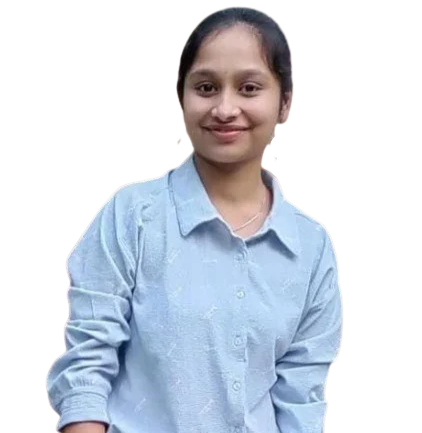
#> input picture profile.png, 422 x 433 px, found by its file name
$ python make_avatar.py
#> lines starting #> are read from the running program, lines starting #| are printed output that depends on the picture; after the words box and inside, x2 and y2 are one past the last pixel; in counts of white or black regions, pixels touching at a corner belong together
"""Generate face-focused circular avatars with a professional background.

The source photo has a solid WHITE background (no alpha), so we detect the
subject by finding non-white pixels, locate the head, crop tightly around the
face, replace white with a professional gradient, then apply a circular mask.
"""
from PIL import Image, ImageDraw

SRC = "public/profile.png"
im = Image.open(SRC).convert("RGB")
w, h = im.size
#> w = 422; h = 433
px = im.load()

def is_subject(r, g, b):
    # Non-white = part of the person. White background is ~>=245 on all channels.
    return not (r > 242 and g > 242 and b > 242)

# --- Per-row horizontal extent of the subject ---
row_extent = {}
min_y, max_y = h, 0
#> min_y = 433; max_y = 0
for y in range(h):
    rmin, rmax = None, None
    for x in range(w):
        r, g, b = px[x, y]
        if is_subject(r, g, b):
            if rmin is None:
                rmin = x
            rmax = x
    if rmin is not None and (rmax - rmin) > 5:
        row_extent[y] = (rmin, rmax)
        min_y = min(min_y, y)
        max_y = max(max_y, y)
#> after the loop, row_extent = 427 items

head_top = min_y
#> head_top = 6
subject_h = max_y - min_y
#> subject_h = 426

# Head band = top ~40% of the subject (head + neck). Use its width/centre.
band_bottom = head_top + int(subject_h * 0.40)
#> band_bottom = 176
lefts, rights = [], []
for y in range(head_top, min(band_bottom, h)):
    if y in row_extent:
        lefts.append(row_extent[y][0])
        rights.append(row_extent[y][1])
#> after the loop, lefts = 170 values, max 232 at index 0, min 162 at index 169, mean 184.9; rights = 170 values, max 293 at index 77, min 241 at index 0, mean 280.6
head_left, head_right = min(lefts), max(rights)
#> head_left = 162; head_right = 293
face_cx = (head_left + head_right) // 2
#> face_cx = 227
head_w = head_right - head_left
#> head_w = 131

# Full subject bounding box (head-to-waist, across all detected rows).
all_lefts = [row_extent[y][0] for y in row_extent]
#> all_lefts = 427 values, max 232 at index 0, min 46 at index 370, mean 116.9
all_rights = [row_extent[y][1] for y in row_extent]
#> all_rights = 427 values, max 342 at index 295, min 241 at index 0, mean 307.7
body_left, body_right = min(all_lefts), max(all_rights)
#> body_left = 46; body_right = 342
body_top, body_bottom = head_top, max_y
#> body_top = 6; body_bottom = 432
body_cx = (body_left + body_right) / 2.0
#> body_cx = 194
body_cy = (body_top + body_bottom) / 2.0
#> body_cy = 219
body_w = body_right - body_left
#> body_w = 296
body_h = body_bottom - body_top
#> body_h = 426

# Build a SQUARE crop that fully contains the subject with even padding, and
# is centred on the subject's midpoint. This guarantees the person sits in the
# exact middle of the square (and therefore the circle).
pad = 0.14  # breathing room around the subject
crop = int(max(body_w, body_h) * (1 + pad))
#> crop = 485

# Centre the crop on the subject midpoint. We allow the box to extend beyond the
# image edges; out-of-bounds areas are filled with the gradient in composite().
left = int(round(body_cx - crop / 2.0))
#> left = -48
top = int(round(body_cy - crop / 2.0))
#> top = -24
print(f"subject x[{body_left},{body_right}] y[{body_top},{body_bottom}] "
      f"center=({body_cx:.0f},{body_cy:.0f}) crop={crop} box=({left},{top})")
#| subject x[46,342] y[6,432] center=(194,219) crop=485 box=(-48,-24)


def build_background(size, top_rgb, bot_rgb):
#> called with size = 485, top_rgb = (237, 241, 249), bot_rgb = (212, 223, 240)
    bg = Image.new("RGB", (size, size))
#> bg: PIL image 485x485 RGB; every value is 0
    bd = bg.load()
    for y in range(size):
        t = y / max(size - 1, 1)
        row = tuple(int(top_rgb[i] + (bot_rgb[i] - top_rgb[i]) * t) for i in range(3))
        for x in range(size):
            bd[x, y] = row
#> this loop made 485 passes
#> (t, row) on passes 1 to 3: (0, (237, 241, 249)), (0.00207, (236, 240, 248)), (0.00413, (236, 240, 248))
    return bg


def composite(size, top_rgb, bot_rgb, transparent_outside):
    grad = build_background(crop, top_rgb, bot_rgb)
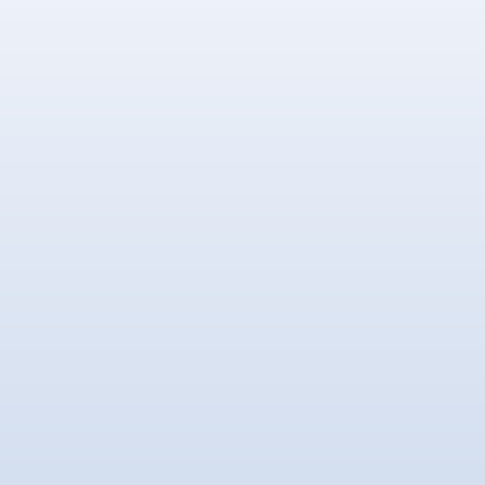
#> grad: PIL image 485x485 RGB; mean R, G, B 224, 231.5, 244
    out = grad.copy()
    op = out.load()
    for yy in range(crop):
        sy = top + yy
        if sy < 0 or sy >= h:
            continue
        for xx in range(crop):
            sx = left + xx
            if sx < 0 or sx >= w:
                continue
            r, g, b = px[sx, sy]
            if is_subject(r, g, b):
                op[xx, yy] = (r, g, b)
    out = out.resize((size, size), Image.LANCZOS).convert("RGBA")
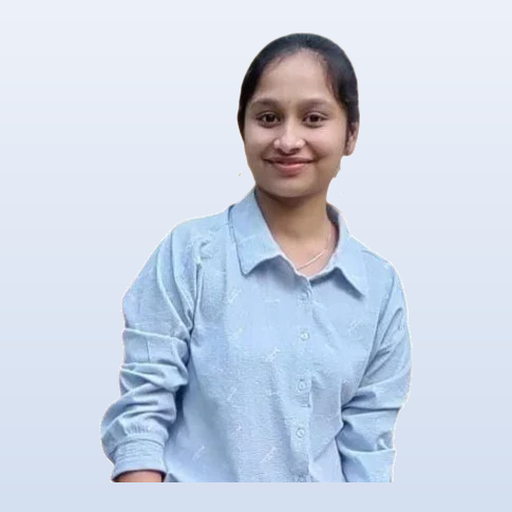
#> out: PIL image 512x512 RGBA; mean R, G, B, A 203.2, 212.5, 227.6, 255

    # Anti-aliased circular mask.
    ss = 4
    big = Image.new("L", (size * ss, size * ss), 0)
#> big: PIL image 2048x2048 L; every value is 0
    ImageDraw.Draw(big).ellipse((0, 0, size * ss, size * ss), fill=255)
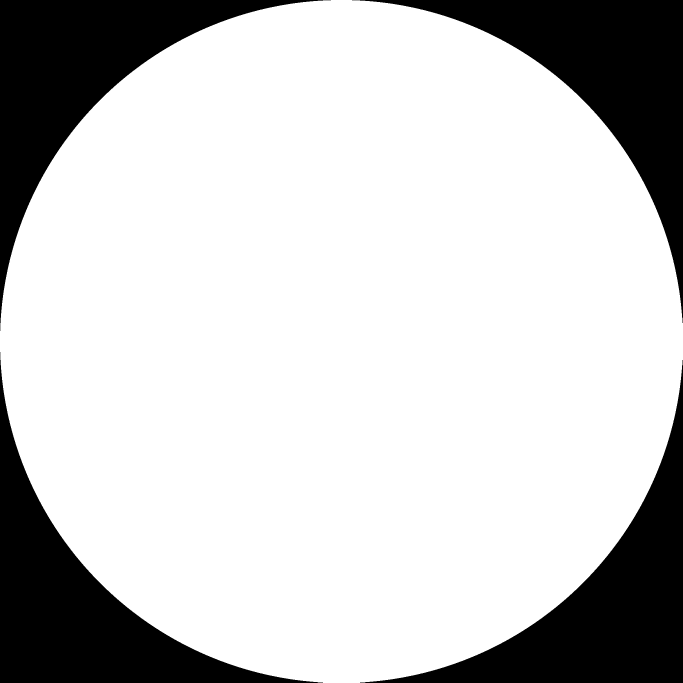
#> big: PIL image 2048x2048 L (shown at 1/3 size); 78.6% white; 4 black regions, box (x1, y1, x2, y2) and area: (0, 0, 993, 993) 225324, (1056, 0, 2048, 969) 224331, (0, 1056, 969, 2048) 224331, (1080, 1080, 2048, 2048) 223339
    mask = big.resize((size, size), Image.LANCZOS)
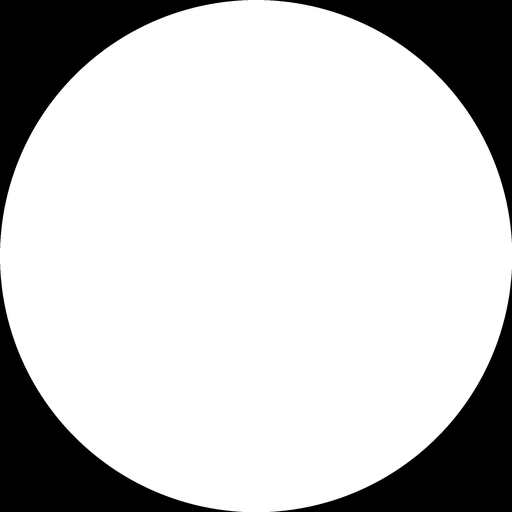
#> mask: PIL image 512x512 L; min 0, max 255, mean 200.4

    if transparent_outside:
        canvas = Image.new("RGBA", (size, size), (0, 0, 0, 0))
#> canvas: PIL image 512x512 RGBA; every value is 0
    else:
        canvas = Image.new("RGBA", (size, size), (255, 255, 255, 255))
    canvas.paste(out, (0, 0), mask)
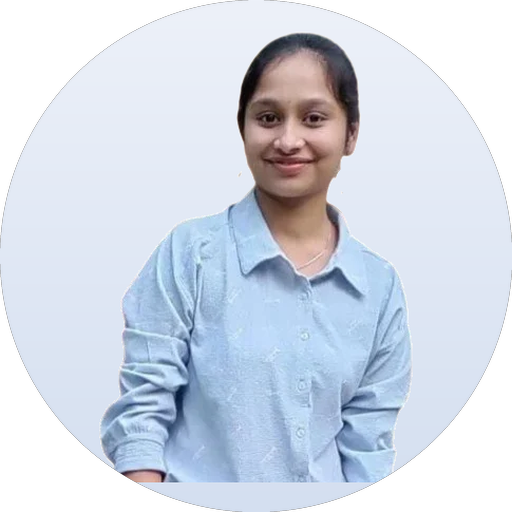
#> canvas: PIL image 512x512 RGBA; mean R, G, B, A 155.4, 163.1, 175.5, 200.4; transparent parts drawn white
    return canvas


# Shared gradient so the website and resume avatars look identical.
GRAD_TOP = (237, 241, 249)
GRAD_BOT = (212, 223, 240)

# Website: same gradient, transparent outside the circle (sits on the dark theme).
web = composite(512, GRAD_TOP, GRAD_BOT, transparent_outside=True)
web.save("public/avatar.png")

# Resume: same gradient, white outside the circle for the PDF.
res = composite(400, GRAD_TOP, GRAD_BOT, transparent_outside=False)
#> call 2 of composite, with size = 400, top_rgb = (237, 241, 249), bot_rgb = (212, 223, 240), transparent_outside = False
#> the loop in build_background (call 2), `for y in range(size):` made 485 passes
#> in composite (call 2), `big = Image.new("L", (size * ss, size * ss), 0)`: big: PIL image 1600x1600 L; every value is 0
#> in composite (call 2), `ImageDraw.Draw(big).ellipse((0, 0, size * ss, size * ss), fill=255)`:
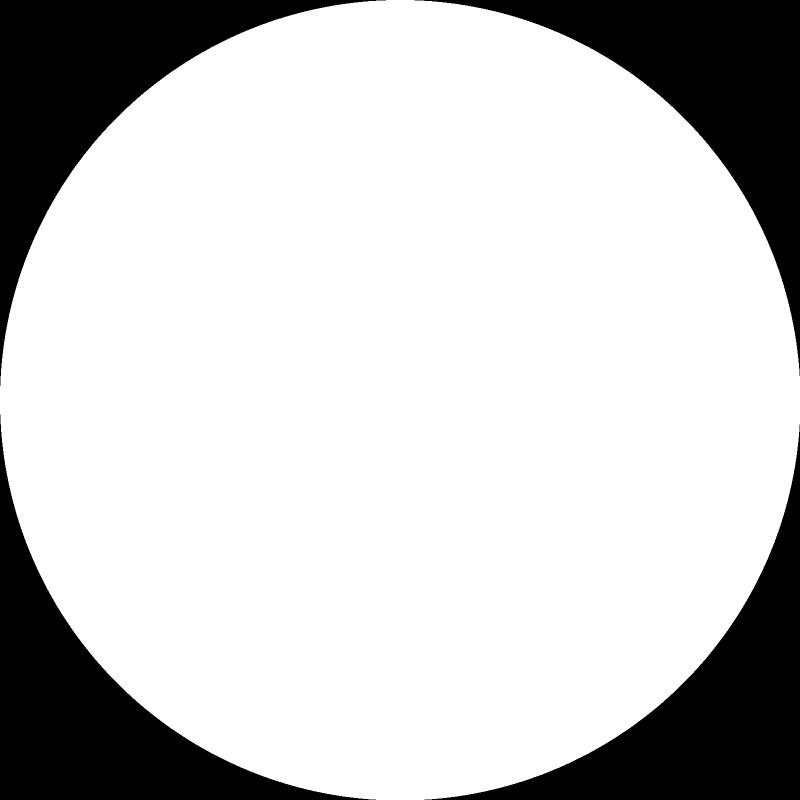
#> big: PIL image 1600x1600 L (shown at 1/2 size); 78.6% white; 4 black regions, box (x1, y1, x2, y2) and area: (0, 0, 772, 772) 137591, (829, 0, 1600, 752) 136819, (0, 829, 752, 1600) 136819, (849, 849, 1600, 1600) 136048
#> in composite (call 2), `canvas = Image.new("RGBA", (size, size), (255, 255, 255, 255))`: canvas: PIL image 400x400 RGBA; every value is 255
res.convert("RGB").save("resume/avatar_resume.png", quality=95)

print("saved public/avatar.png and resume/avatar_resume.png")
